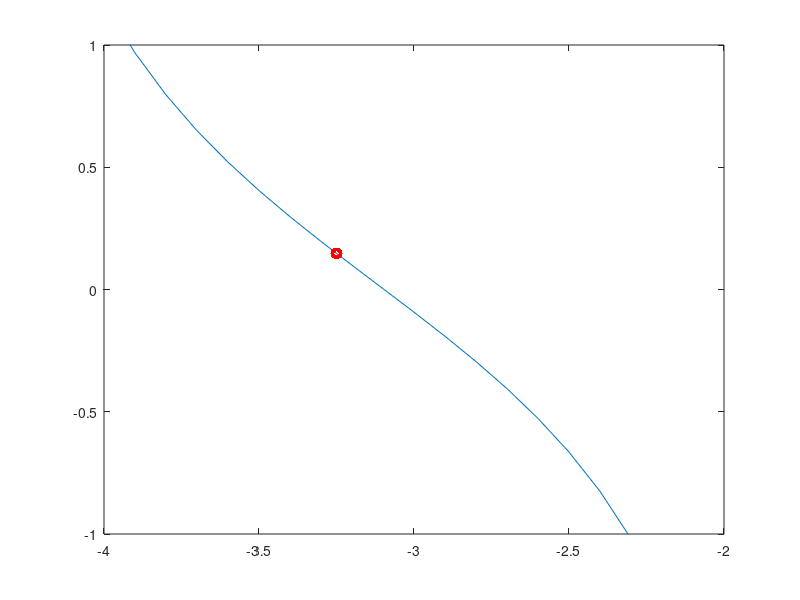

MATLAB code to generate this figure:
clear all; close all; clc

x = -10:0.1:10;
y = exp(x) - tan(x);
plot(x,y)
axis([-4 -2 -1 1]) % first 2 nums for x axis, next 2 nums for y axis
hold on

xr = -2.5;
xl = -4;

for j = 1:1000
    xc = (xl+xr)/2; %midpoint
    fc = exp(xc) - tan(xc);
    plot(xc,fc,'ro', 'Linewidth',2)
    % pause(1)
    drawnow
    
    if fc > 0
        x1 = xc; % move left boundary
    else
        xr = xc; % move right boundary
    end
    
    if abs(fc) < 10^(-5)
        break
    end
end

fc;
xc;
j;
